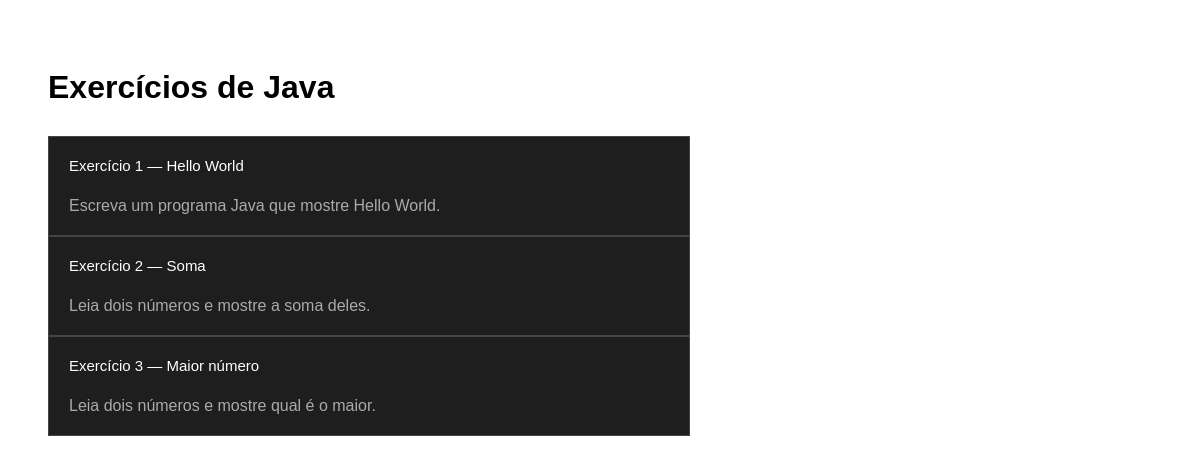
/pages/aulas.php, run on the app's committed database.
### tables this page shows
CREATE TABLE exercicios(
	id INT AUTO_INCREMENT PRIMARY KEY NOT NULL,
	titulo VARCHAR(255) NOT NULL,
		descricao TEXT NOT NULL,
		codigo_inicial TEXT NOT NULL,
		posicao INT NOT null
);

### pages/aulas.php (the view, shortened to what this page needs)
<?php
require_once "../backend/database.php";
$stmt = $pdo->prepare("SELECT * FROM exercicios");
$stmt->execute();
$exercicios = $stmt->fetchAll(PDO::FETCH_ASSOC);
?>
<!DOCTYPE html>
<html lang="pt-br">
<head>
    <link rel="stylesheet" href="css/tarefas.css">
</head>
<body>
    <h1>Exercícios de Java</h1>
    <div class="tasks">
    <?php foreach ($exercicios as $t): ?>
    <a
        class = "task"
        href="index.php?p=<?= $t["id"]?>"
    >
        <div class="task-title">
            <?= htmlspecialchars($t["titulo"]) ?>
        </div>
        <div class="task-description">
            <?= htmlspecialchars($t["descricao"]) ?>
        </div>
    </a>
    <?php endforeach; ?>
    </div>
</body>
</html>

### pages/css/tarefas.css (style rules this page uses)
body { background: white; color: black; font-family: Arial; padding: 40px; }
h1 { margin-bottom: 30px; }
.task { display: block; background: #1e1e1e; border: 1px solid #444; padding: 20px; color: white; text-decoration: none; display: flex; flex-direction: column; gap: 15px; max-width: 600px; }
.task-title { font-size: 15px; margin-bottom: 8px; }
.task-description { color: #aaa; }

### data on the page
exercicios: titulo "Exercício 1 — Hello World", descricao "Escreva um programa Java que mostre Hello World."
exercicios: titulo "Exercício 2 — Soma", descricao "Leia dois números e mostre a soma deles."
exercicios: titulo "Exercício 3 — Maior número", descricao "Leia dois números e mostre qual é o maior."
